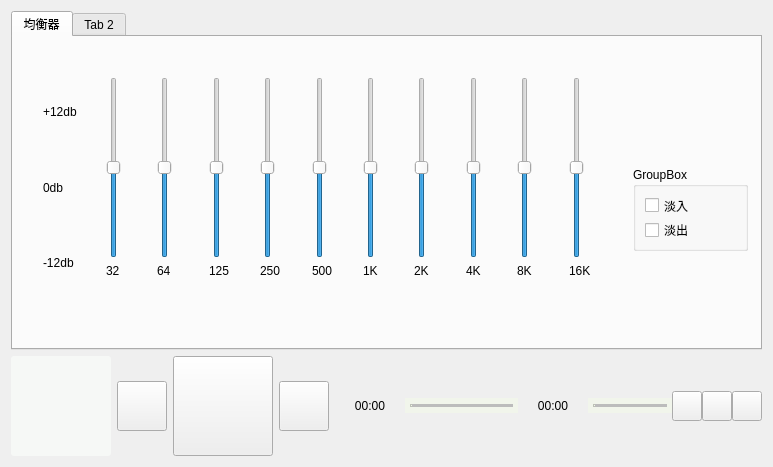
<?xml version="1.0" encoding="UTF-8"?>
<ui version="4.0">
 <class>FilterView</class>
 <widget class="QWidget" name="FilterView">
  <property name="geometry">
   <rect>
    <x>0</x>
    <y>0</y>
    <width>773</width>
    <height>467</height>
   </rect>
  </property>
  <property name="windowTitle">
   <string>Form</string>
  </property>
  <layout class="QVBoxLayout" name="verticalLayout_2">
   <item>
    <layout class="QVBoxLayout" name="verticalLayout">
     <item>
      <layout class="QHBoxLayout" name="horizontalLayout_6">
       <item>
        <widget class="QTabWidget" name="tabWidget">
         <property name="currentIndex">
          <number>0</number>
         </property>
         <widget class="QWidget" name="tab">
          <attribute name="title">
           <string>均衡器</string>
          </attribute>
          <widget class="QWidget" name="horizontalLayoutWidget_3">
           <property name="geometry">
            <rect>
             <x>30</x>
             <y>40</y>
             <width>571</width>
             <height>221</height>
            </rect>
           </property>
           <layout class="QHBoxLayout" name="horizontalLayout_8" stretch="1,9">
            <property name="rightMargin">
             <number>0</number>
            </property>
            <item>
             <layout class="QVBoxLayout" name="verticalLayout_3">
              <item>
               <widget class="QLabel" name="label_12">
                <property name="text">
                 <string>+12db</string>
                </property>
               </widget>
              </item>
              <item>
               <widget class="QLabel" name="label_11">
                <property name="text">
                 <string>0db</string>
                </property>
               </widget>
              </item>
              <item>
               <widget class="QLabel" name="label_13">
                <property name="text">
                 <string>-12db</string>
                </property>
               </widget>
              </item>
             </layout>
            </item>
            <item>
             <layout class="QHBoxLayout" name="horizontalLayout_7">
              <property name="rightMargin">
               <number>0</number>
              </property>
              <item>
               <layout class="QVBoxLayout" name="verticalLayout_8">
                <property name="bottomMargin">
                 <number>20</number>
                </property>
                <item>
                 <widget class="QSlider" name="vslider32">
                  <property name="minimum">
                   <number>-12</number>
                  </property>
                  <property name="maximum">
                   <number>12</number>
                  </property>
                  <property name="orientation">
                   <enum>Qt::Vertical</enum>
                  </property>
                 </widget>
                </item>
                <item>
                 <widget class="QLabel" name="label">
                  <property name="text">
                   <string>32</string>
                  </property>
                 </widget>
                </item>
               </layout>
              </item>
              <item>
               <layout class="QVBoxLayout" name="verticalLayout_9">
                <property name="bottomMargin">
                 <number>20</number>
                </property>
                <item>
                 <widget class="QSlider" name="vslider64">
                  <property name="minimum">
                   <number>-12</number>
                  </property>
                  <property name="maximum">
                   <number>12</number>
                  </property>
                  <property name="orientation">
                   <enum>Qt::Vertical</enum>
                  </property>
                 </widget>
                </item>
                <item>
                 <widget class="QLabel" name="label_2">
                  <property name="text">
                   <string>64</string>
                  </property>
                 </widget>
                </item>
               </layout>
              </item>
              <item>
               <layout class="QVBoxLayout" name="verticalLayout_10">
                <property name="bottomMargin">
                 <number>20</number>
                </property>
                <item>
                 <widget class="QSlider" name="vslider125">
                  <property name="minimum">
                   <number>-12</number>
                  </property>
                  <property name="maximum">
                   <number>12</number>
                  </property>
                  <property name="orientation">
                   <enum>Qt::Vertical</enum>
                  </property>
                 </widget>
                </item>
                <item>
                 <widget class="QLabel" name="label_3">
                  <property name="text">
                   <string>125</string>
                  </property>
                 </widget>
                </item>
               </layout>
              </item>
              <item>
               <layout class="QVBoxLayout" name="verticalLayout_11">
                <property name="bottomMargin">
                 <number>20</number>
                </property>
                <item>
                 <widget class="QSlider" name="vslider250">
                  <property name="minimum">
                   <number>-12</number>
                  </property>
                  <property name="maximum">
                   <number>12</number>
                  </property>
                  <property name="orientation">
                   <enum>Qt::Vertical</enum>
                  </property>
                 </widget>
                </item>
                <item>
                 <widget class="QLabel" name="label_4">
                  <property name="text">
                   <string>250</string>
                  </property>
                 </widget>
                </item>
               </layout>
              </item>
              <item>
               <layout class="QVBoxLayout" name="verticalLayout_12">
                <property name="bottomMargin">
                 <number>20</number>
                </property>
                <item>
                 <widget class="QSlider" name="vslider500">
                  <property name="minimum">
                   <number>-12</number>
                  </property>
                  <property name="maximum">
                   <number>12</number>
                  </property>
                  <property name="orientation">
                   <enum>Qt::Vertical</enum>
                  </property>
                 </widget>
                </item>
                <item>
                 <widget class="QLabel" name="label_5">
                  <property name="text">
                   <string>500</string>
                  </property>
                 </widget>
                </item>
               </layout>
              </item>
              <item>
               <layout class="QVBoxLayout" name="verticalLayout_13">
                <property name="bottomMargin">
                 <number>20</number>
                </property>
                <item>
                 <widget class="QSlider" name="vslider1K">
                  <property name="minimum">
                   <number>-12</number>
                  </property>
                  <property name="maximum">
                   <number>12</number>
                  </property>
                  <property name="orientation">
                   <enum>Qt::Vertical</enum>
                  </property>
                 </widget>
                </item>
                <item>
                 <widget class="QLabel" name="label_6">
                  <property name="text">
                   <string>1K</string>
                  </property>
                 </widget>
                </item>
               </layout>
              </item>
              <item>
               <layout class="QVBoxLayout" name="verticalLayout_14">
                <property name="bottomMargin">
                 <number>20</number>
                </property>
                <item>
                 <widget class="QSlider" name="vslider2K">
                  <property name="minimum">
                   <number>-12</number>
                  </property>
                  <property name="maximum">
                   <number>12</number>
                  </property>
                  <property name="orientation">
                   <enum>Qt::Vertical</enum>
                  </property>
                 </widget>
                </item>
                <item>
                 <widget class="QLabel" name="label_7">
                  <property name="text">
                   <string>2K</string>
                  </property>
                 </widget>
                </item>
               </layout>
              </item>
              <item>
               <layout class="QVBoxLayout" name="verticalLayout_15">
                <property name="bottomMargin">
                 <number>20</number>
                </property>
                <item>
                 <widget class="QSlider" name="vslider4K">
                  <property name="minimum">
                   <number>-12</number>
                  </property>
                  <property name="maximum">
                   <number>12</number>
                  </property>
                  <property name="orientation">
                   <enum>Qt::Vertical</enum>
                  </property>
                 </widget>
                </item>
                <item>
                 <widget class="QLabel" name="label_8">
                  <property name="text">
                   <string>4K</string>
                  </property>
                 </widget>
                </item>
               </layout>
              </item>
              <item>
               <layout class="QVBoxLayout" name="verticalLayout_16">
                <property name="bottomMargin">
                 <number>20</number>
                </property>
                <item>
                 <widget class="QSlider" name="vslider8K">
                  <property name="minimum">
                   <number>-12</number>
                  </property>
                  <property name="maximum">
                   <number>12</number>
                  </property>
                  <property name="orientation">
                   <enum>Qt::Vertical</enum>
                  </property>
                 </widget>
                </item>
                <item>
                 <widget class="QLabel" name="label_9">
                  <property name="text">
                   <string>8K</string>
                  </property>
                 </widget>
                </item>
               </layout>
              </item>
              <item>
               <layout class="QVBoxLayout" name="verticalLayout_17">
                <property name="bottomMargin">
                 <number>20</number>
                </property>
                <item>
                 <widget class="QSlider" name="vslider16K">
                  <property name="minimum">
                   <number>-12</number>
                  </property>
                  <property name="maximum">
                   <number>12</number>
                  </property>
                  <property name="orientation">
                   <enum>Qt::Vertical</enum>
                  </property>
                 </widget>
                </item>
                <item>
                 <widget class="QLabel" name="label_10">
                  <property name="text">
                   <string>16K</string>
                  </property>
                 </widget>
                </item>
               </layout>
              </item>
             </layout>
            </item>
           </layout>
          </widget>
          <widget class="QGroupBox" name="groupBox">
           <property name="geometry">
            <rect>
             <x>620</x>
             <y>130</y>
             <width>115</width>
             <height>84</height>
            </rect>
           </property>
           <property name="title">
            <string>GroupBox</string>
           </property>
           <layout class="QVBoxLayout" name="verticalLayout_4">
            <item>
             <widget class="QCheckBox" name="cBoxFadeIn">
              <property name="text">
               <string>淡入</string>
              </property>
             </widget>
            </item>
            <item>
             <widget class="QCheckBox" name="cBoxFadeOut">
              <property name="text">
               <string>淡出</string>
              </property>
             </widget>
            </item>
           </layout>
          </widget>
          <widget class="QWidget" name="verticalLayoutWidget_2">
           <property name="geometry">
            <rect>
             <x>610</x>
             <y>20</y>
             <width>160</width>
             <height>80</height>
            </rect>
           </property>
           <layout class="QVBoxLayout" name="verticalLayout_5"/>
          </widget>
         </widget>
         <widget class="QWidget" name="tab_2">
          <attribute name="title">
           <string>Tab 2</string>
          </attribute>
         </widget>
        </widget>
       </item>
      </layout>
     </item>
    </layout>
   </item>
   <item>
    <layout class="QHBoxLayout" name="horizontalLayout">
     <item>
      <layout class="QHBoxLayout" name="horizontalLayout_2" stretch="0,2,8">
       <item>
        <layout class="QHBoxLayout" name="horizontalLayout_4">
         <item>
          <widget class="QPushButton" name="btnMusicDetial">
           <property name="sizePolicy">
            <sizepolicy hsizetype="Fixed" vsizetype="Fixed">
             <horstretch>0</horstretch>
             <verstretch>0</verstretch>
            </sizepolicy>
           </property>
           <property name="minimumSize">
            <size>
             <width>100</width>
             <height>100</height>
            </size>
           </property>
           <property name="styleSheet">
            <string notr="true">QPushButton{
border-radius :3px;
	background-color: rgb(252, 255, 251,150);

}</string>
           </property>
           <property name="text">
            <string/>
           </property>
          </widget>
         </item>
        </layout>
       </item>
       <item>
        <layout class="QHBoxLayout" name="horizontalLayout_3" stretch="1,1,1">
         <item>
          <widget class="QPushButton" name="btnPre">
           <property name="sizePolicy">
            <sizepolicy hsizetype="Fixed" vsizetype="Fixed">
             <horstretch>0</horstretch>
             <verstretch>0</verstretch>
            </sizepolicy>
           </property>
           <property name="minimumSize">
            <size>
             <width>50</width>
             <height>50</height>
            </size>
           </property>
           <property name="styleSheet">
            <string notr="true">QPushButton{
border-image: url(:/images/icon/images/上一首.png);
}

QPushButton:hover{
border-image: url(:/images/icon/images/上一首(1).png);
}</string>
           </property>
           <property name="text">
            <string/>
           </property>
          </widget>
         </item>
         <item>
          <widget class="QPushButton" name="btnStartOrPause">
           <property name="sizePolicy">
            <sizepolicy hsizetype="Fixed" vsizetype="Fixed">
             <horstretch>0</horstretch>
             <verstretch>0</verstretch>
            </sizepolicy>
           </property>
           <property name="minimumSize">
            <size>
             <width>100</width>
             <height>100</height>
            </size>
           </property>
           <property name="styleSheet">
            <string notr="true">QPushButton{	
	
	border-image: url(:/images/icon/images/播放(7).png);
}
QPushButton:hover{
	border-image: url(:/images/icon/images/播放(6).png);
}</string>
           </property>
           <property name="text">
            <string/>
           </property>
          </widget>
         </item>
         <item>
          <widget class="QPushButton" name="btnNext">
           <property name="sizePolicy">
            <sizepolicy hsizetype="Fixed" vsizetype="Fixed">
             <horstretch>0</horstretch>
             <verstretch>0</verstretch>
            </sizepolicy>
           </property>
           <property name="minimumSize">
            <size>
             <width>50</width>
             <height>50</height>
            </size>
           </property>
           <property name="styleSheet">
            <string notr="true">QPushButton{
border-image: url(:/images/icon/images/下一首.png);
}

QPushButton:hover{
border-image: url(:/images/icon/images/下一首(1).png);
}</string>
           </property>
           <property name="text">
            <string/>
           </property>
          </widget>
         </item>
        </layout>
       </item>
       <item>
        <layout class="QHBoxLayout" name="horizontalLayout_5" stretch="0,1,0,0,0,0,0">
         <property name="spacing">
          <number>0</number>
         </property>
         <property name="bottomMargin">
          <number>0</number>
         </property>
         <item>
          <widget class="QLabel" name="labCurTIme">
           <property name="minimumSize">
            <size>
             <width>70</width>
             <height>0</height>
            </size>
           </property>
           <property name="maximumSize">
            <size>
             <width>70</width>
             <height>16777215</height>
            </size>
           </property>
           <property name="text">
            <string>00:00</string>
           </property>
           <property name="alignment">
            <set>Qt::AlignCenter</set>
           </property>
          </widget>
         </item>
         <item>
          <widget class="QSlider" name="timeSlider">
           <property name="minimumSize">
            <size>
             <width>0</width>
             <height>0</height>
            </size>
           </property>
           <property name="maximumSize">
            <size>
             <width>16777215</width>
             <height>16777215</height>
            </size>
           </property>
           <property name="styleSheet">
            <string notr="true">
QSlider{
border-color: #bcbcbc;
background-color: rgb(245, 255, 229,100);
}

QSlider::groove:horizontal {                                
     border: 1px solid #999999;                             
     height: 1px;                                           
    margin: 0px 0;                                         
     left: 5px; right: 5px; 
 }

QSlider::handle:horizontal {                               
     border: 0px ;                           
     
	border-image: url(:/images/icon/images/圆形.png);
     width: 15px;                                           
     margin: -7px -7px -7px -7px;                  
} 

QSlider::add-page:horizontal{
background: qlineargradient(spread:pad, x1:0, y1:1, x2:0, y2:0, stop:0 #bcbcbc, stop:0.25 #bcbcbc, stop:0.5 #bcbcbc, stop:1 #bcbcbc); 

}

QSlider::sub-page:horizontal{                               
 background: qlineargradient(spread:pad, x1:0, y1:1, x2:0, y2:0, stop:0 rgb(245, 255, 229,100), stop:0.25 rgb(245, 255, 229,100), stop:0.5 rgb(245, 255, 229,100), stop:1 rgb(245, 255, 229,100));                     
}</string>
           </property>
           <property name="orientation">
            <enum>Qt::Horizontal</enum>
           </property>
          </widget>
         </item>
         <item>
          <widget class="QLabel" name="lbTime">
           <property name="minimumSize">
            <size>
             <width>70</width>
             <height>0</height>
            </size>
           </property>
           <property name="maximumSize">
            <size>
             <width>70</width>
             <height>16777215</height>
            </size>
           </property>
           <property name="text">
            <string>00:00</string>
           </property>
           <property name="alignment">
            <set>Qt::AlignCenter</set>
           </property>
          </widget>
         </item>
         <item>
          <widget class="QSlider" name="volumeSlider">
           <property name="maximumSize">
            <size>
             <width>100</width>
             <height>16777215</height>
            </size>
           </property>
           <property name="styleSheet">
            <string notr="true">
QSlider{
border-color: #bcbcbc;
background-color: rgb(245, 255, 229,100);
}

QSlider::groove:horizontal {                                
     border: 1px solid #999999;                             
     height: 1px;                                           
    margin: 0px 0;                                         
     left: 5px; right: 5px; 
 }

QSlider::handle:horizontal {                               
     border: 0px ;                           
     
	border-image: url(:/images/icon/images/圆形.png);
     width: 15px;                                           
     margin: -7px -7px -7px -7px;                  
} 

QSlider::add-page:horizontal{
background: qlineargradient(spread:pad, x1:0, y1:1, x2:0, y2:0, stop:0 #bcbcbc, stop:0.25 #bcbcbc, stop:0.5 #bcbcbc, stop:1 #bcbcbc); 

}

QSlider::sub-page:horizontal{                               
 background: qlineargradient(spread:pad, x1:0, y1:1, x2:0, y2:0, stop:0 rgb(245, 255, 229,100), stop:0.25 rgb(245, 255, 229,100), stop:0.5 rgb(245, 255, 229,100), stop:1 rgb(245, 255, 229,100));                     
}</string>
           </property>
           <property name="orientation">
            <enum>Qt::Horizontal</enum>
           </property>
          </widget>
         </item>
         <item>
          <widget class="QMenuButton" name="btnPlayMode">
           <property name="sizePolicy">
            <sizepolicy hsizetype="Fixed" vsizetype="Fixed">
             <horstretch>0</horstretch>
             <verstretch>0</verstretch>
            </sizepolicy>
           </property>
           <property name="minimumSize">
            <size>
             <width>30</width>
             <height>30</height>
            </size>
           </property>
           <property name="maximumSize">
            <size>
             <width>30</width>
             <height>30</height>
            </size>
           </property>
           <property name="styleSheet">
            <string notr="true">
QPushButton{
border-image: url(:/images/icon/images/列表顺序.png);
}
QPushButton:hover{
border-image: url(:/images/icon/images/列表顺序(1).png);
}</string>
           </property>
           <property name="text">
            <string/>
           </property>
           <property name="iconSize">
            <size>
             <width>25</width>
             <height>25</height>
            </size>
           </property>
          </widget>
         </item>
         <item>
          <widget class="QPushButton" name="btnPlaySheet">
           <property name="sizePolicy">
            <sizepolicy hsizetype="Fixed" vsizetype="Fixed">
             <horstretch>0</horstretch>
             <verstretch>0</verstretch>
            </sizepolicy>
           </property>
           <property name="minimumSize">
            <size>
             <width>30</width>
             <height>30</height>
            </size>
           </property>
           <property name="maximumSize">
            <size>
             <width>30</width>
             <height>30</height>
            </size>
           </property>
           <property name="styleSheet">
            <string notr="true">QPushButton{

border-image: url(:/images/icon/images/音乐列表.png);
}
QPushButton:hover{
border-image: url(:/images/icon/images/音乐列表(1).png);
}</string>
           </property>
           <property name="text">
            <string/>
           </property>
           <property name="iconSize">
            <size>
             <width>25</width>
             <height>25</height>
            </size>
           </property>
          </widget>
         </item>
         <item>
          <widget class="QPushButton" name="btnLyrics">
           <property name="sizePolicy">
            <sizepolicy hsizetype="Fixed" vsizetype="Fixed">
             <horstretch>0</horstretch>
             <verstretch>0</verstretch>
            </sizepolicy>
           </property>
           <property name="minimumSize">
            <size>
             <width>30</width>
             <height>30</height>
            </size>
           </property>
           <property name="maximumSize">
            <size>
             <width>30</width>
             <height>30</height>
            </size>
           </property>
           <property name="styleSheet">
            <string notr="true">QPushButton{

	border-image: url(:/images/icon/images/词 (3).png);
}
QPushButton:hover{
border-image: url(:/images/icon/images/词 (2).png);
}</string>
           </property>
           <property name="text">
            <string/>
           </property>
          </widget>
         </item>
        </layout>
       </item>
      </layout>
     </item>
    </layout>
   </item>
  </layout>
 </widget>
 <customwidgets>
  <customwidget>
   <class>QMenuButton</class>
   <extends>QPushButton</extends>
   <header location="global">qmenubutton.h</header>
  </customwidget>
 </customwidgets>
 <resources/>
 <connections/>
</ui>
